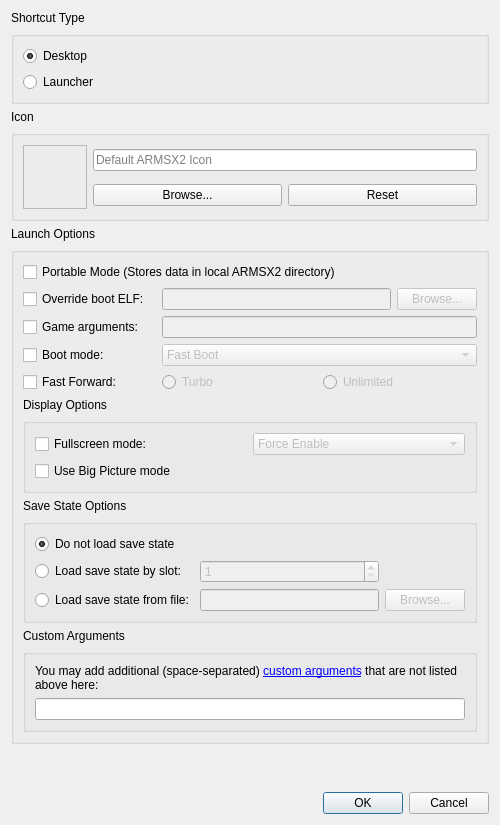
<?xml version="1.0" encoding="UTF-8"?>
<ui version="4.0">
 <class>ShortcutCreationDialog</class>
 <widget class="QDialog" name="ShortcutCreationDialog">
  <property name="windowModality">
   <enum>Qt::WindowModality::ApplicationModal</enum>
  </property>
  <property name="geometry">
   <rect>
    <x>0</x>
    <y>0</y>
    <width>500</width>
    <height>825</height>
   </rect>
  </property>
  <layout class="QGridLayout" name="shortcutLayout">
   <item row="6" column="0" colspan="2">
    <widget class="QGroupBox" name="launchArgsGroup">
     <property name="title">
      <string/>
     </property>
     <layout class="QGridLayout" name="gridLayout">
      <item row="12" column="0" colspan="4">
       <widget class="QGroupBox" name="customArgsGroup">
        <property name="title">
         <string/>
        </property>
        <layout class="QGridLayout" name="customArgsGrid">
         <item row="1" column="0">
          <widget class="QLineEdit" name="customArgsInput"/>
         </item>
         <item row="0" column="0">
          <widget class="QLabel" name="customArgsInstruction">
           <property name="text">
            <string>You may add additional (space-separated) &lt;a href=&quot;https://pcsx2.net/docs/advanced/cli/&quot;&gt;custom arguments&lt;/a&gt; that are not listed above here:</string>
           </property>
           <property name="textFormat">
            <enum>Qt::TextFormat::RichText</enum>
           </property>
           <property name="wordWrap">
            <bool>true</bool>
           </property>
           <property name="openExternalLinks">
            <bool>true</bool>
           </property>
           <property name="textInteractionFlags">
            <set>Qt::TextInteractionFlag::TextBrowserInteraction</set>
           </property>
           <property name="buddy">
            <cstring>customArgsInput</cstring>
           </property>
          </widget>
         </item>
        </layout>
       </widget>
      </item>
      <item row="8" column="0" colspan="4">
       <widget class="QGroupBox" name="displayOptionGroup">
        <property name="title">
         <string/>
        </property>
        <layout class="QGridLayout" name="displayOptionGrid">
         <item row="0" column="0">
          <widget class="QCheckBox" name="fullscreenMode">
           <property name="text">
            <string>Fullscreen mode:</string>
           </property>
          </widget>
         </item>
         <item row="0" column="1">
          <widget class="QComboBox" name="fullscreenModeDropdown">
           <property name="enabled">
            <bool>false</bool>
           </property>
           <item>
            <property name="text">
             <string>Force Enable</string>
            </property>
           </item>
           <item>
            <property name="text">
             <string>Force Disable</string>
            </property>
           </item>
          </widget>
         </item>
         <item row="1" column="0">
          <widget class="QCheckBox" name="bigPictureModeToggle">
           <property name="text">
            <string>Use Big Picture mode</string>
           </property>
          </widget>
         </item>
        </layout>
       </widget>
      </item>
      <item row="5" column="0">
       <widget class="QCheckBox" name="fastForwardOptionToggle">
        <property name="text">
         <string>Fast Forward:</string>
        </property>
       </widget>
      </item>
      <item row="2" column="3">
       <widget class="QPushButton" name="overrideBootELFButton">
        <property name="enabled">
         <bool>false</bool>
        </property>
        <property name="text">
         <string>Browse...</string>
        </property>
       </widget>
      </item>
      <item row="7" column="0">
       <widget class="QLabel" name="displayOptionLabel">
        <property name="text">
         <string>Display Options</string>
        </property>
       </widget>
      </item>
      <item row="4" column="0">
       <widget class="QCheckBox" name="bootOptionToggle">
        <property name="text">
         <string>Boot mode:</string>
        </property>
       </widget>
      </item>
      <item row="0" column="0" colspan="3">
       <widget class="QCheckBox" name="portableModeToggle">
        <property name="text">
         <string>Portable Mode (Stores data in local ARMSX2 directory)</string>
        </property>
       </widget>
      </item>
      <item row="3" column="2" colspan="2">
       <widget class="QLineEdit" name="gameArgs">
        <property name="enabled">
         <bool>false</bool>
        </property>
       </widget>
      </item>
      <item row="11" column="0">
       <widget class="QLabel" name="customArgsLabel">
        <property name="text">
         <string>Custom Arguments</string>
        </property>
        <property name="buddy">
         <cstring>customArgsInput</cstring>
        </property>
       </widget>
      </item>
      <item row="2" column="0">
       <widget class="QCheckBox" name="overrideBootELFToggle">
        <property name="text">
         <string>Override boot ELF:</string>
        </property>
       </widget>
      </item>
      <item row="10" column="0" colspan="4">
       <widget class="QGroupBox" name="saveStateGroup">
        <property name="title">
         <string/>
        </property>
        <layout class="QGridLayout" name="savestateGridLayout">
         <item row="1" column="1">
          <widget class="QSpinBox" name="loadStateIndex">
           <property name="enabled">
            <bool>false</bool>
           </property>
           <property name="showGroupSeparator" stdset="0">
            <bool>false</bool>
           </property>
           <property name="minimum">
            <number>1</number>
           </property>
          </widget>
         </item>
         <item row="2" column="1">
          <widget class="QLineEdit" name="loadStateFilePath">
           <property name="enabled">
            <bool>false</bool>
           </property>
          </widget>
         </item>
         <item row="0" column="0">
          <widget class="QRadioButton" name="loadStateNone">
           <property name="text">
            <string>Do not load save state</string>
           </property>
           <property name="checked">
            <bool>true</bool>
           </property>
          </widget>
         </item>
         <item row="1" column="0">
          <widget class="QRadioButton" name="loadStateIndexToggle">
           <property name="text">
            <string>Load save state by slot:</string>
           </property>
          </widget>
         </item>
         <item row="2" column="0">
          <widget class="QRadioButton" name="loadStateFileToggle">
           <property name="text">
            <string>Load save state from file:</string>
           </property>
          </widget>
         </item>
         <item row="2" column="2">
          <widget class="QPushButton" name="loadStateFileBrowse">
           <property name="enabled">
            <bool>false</bool>
           </property>
           <property name="text">
            <string>Browse...</string>
           </property>
          </widget>
         </item>
        </layout>
       </widget>
      </item>
      <item row="2" column="2">
       <widget class="QLineEdit" name="overrideBootELFPath">
        <property name="enabled">
         <bool>false</bool>
        </property>
       </widget>
      </item>
      <item row="9" column="0">
       <widget class="QLabel" name="saveStateLabel">
        <property name="text">
         <string>Save State Options</string>
        </property>
       </widget>
      </item>
      <item row="3" column="0">
       <widget class="QCheckBox" name="gameArgsToggle">
        <property name="text">
         <string>Game arguments:</string>
        </property>
       </widget>
      </item>
      <item row="5" column="2" colspan="2">
       <layout class="QHBoxLayout" name="horizontalLayout">
        <item>
         <widget class="QRadioButton" name="fastForwardTurboOption">
          <property name="enabled">
           <bool>false</bool>
          </property>
          <property name="text">
           <string>Turbo</string>
          </property>
         </widget>
        </item>
        <item>
         <widget class="QRadioButton" name="fastForwardUnlimitedOption">
          <property name="enabled">
           <bool>false</bool>
          </property>
          <property name="text">
           <string>Unlimited</string>
          </property>
         </widget>
        </item>
       </layout>
      </item>
      <item row="4" column="2" colspan="2">
       <widget class="QComboBox" name="bootOptionDropdown">
        <property name="enabled">
         <bool>false</bool>
        </property>
        <item>
         <property name="text">
          <string>Fast Boot</string>
         </property>
        </item>
        <item>
         <property name="text">
          <string>Full Boot</string>
         </property>
        </item>
       </widget>
      </item>
     </layout>
    </widget>
   </item>
   <item row="1" column="0">
    <widget class="QLabel" name="shortcutTypeLabel">
     <property name="text">
      <string>Shortcut Type</string>
     </property>
    </widget>
   </item>
   <item row="8" column="1">
    <widget class="QDialogButtonBox" name="dialogButtons">
     <property name="standardButtons">
      <set>QDialogButtonBox::StandardButton::Cancel|QDialogButtonBox::StandardButton::Ok</set>
     </property>
     <property name="centerButtons">
      <bool>false</bool>
     </property>
    </widget>
   </item>
   <item row="5" column="0">
    <widget class="QLabel" name="instruction">
     <property name="text">
      <string>Launch Options</string>
     </property>
    </widget>
   </item>
   <item row="2" column="0" colspan="2">
    <widget class="QGroupBox" name="shortcutTypeGroup">
     <property name="title">
      <string/>
     </property>
     <layout class="QGridLayout" name="shortcutTypeLayout">
      <item row="2" column="0">
       <widget class="QRadioButton" name="shortcutStartMenu">
        <property name="text">
         <string>Launcher</string>
        </property>
       </widget>
      </item>
      <item row="1" column="0">
       <widget class="QRadioButton" name="shortcutDesktop">
        <property name="text">
         <string>Desktop</string>
        </property>
        <property name="checked">
         <bool>true</bool>
        </property>
       </widget>
      </item>
     </layout>
    </widget>
   </item>
   <item row="7" column="0">
    <spacer name="verticalSpacer">
     <property name="orientation">
      <enum>Qt::Orientation::Vertical</enum>
     </property>
     <property name="sizeHint" stdset="0">
      <size>
       <width>20</width>
       <height>40</height>
      </size>
     </property>
    </spacer>
   </item>
   <item row="3" column="0">
    <widget class="QLabel" name="iconLabel">
     <property name="text">
      <string>Icon</string>
     </property>
     <property name="buddy">
      <cstring>browseIconButton</cstring>
     </property>
    </widget>
   </item>
   <item row="4" column="0" colspan="2">
    <widget class="QGroupBox" name="iconGroup">
     <property name="title">
      <string/>
     </property>
     <layout class="QGridLayout" name="iconLayout">
      <item row="1" column="2">
       <widget class="QPushButton" name="resetIconButton">
        <property name="toolTip">
         <string>Reset to default application icon</string>
        </property>
        <property name="text">
         <string>Reset</string>
        </property>
       </widget>
      </item>
      <item row="1" column="1">
       <widget class="QPushButton" name="browseIconButton">
        <property name="text">
         <string>Browse...</string>
        </property>
       </widget>
      </item>
      <item row="0" column="0" rowspan="2">
       <widget class="QLabel" name="iconPreview">
        <property name="minimumSize">
         <size>
          <width>64</width>
          <height>64</height>
         </size>
        </property>
        <property name="maximumSize">
         <size>
          <width>64</width>
          <height>64</height>
         </size>
        </property>
        <property name="contextMenuPolicy">
         <enum>Qt::ContextMenuPolicy::NoContextMenu</enum>
        </property>
        <property name="frameShape">
         <enum>QFrame::Shape::StyledPanel</enum>
        </property>
        <property name="frameShadow">
         <enum>QFrame::Shadow::Raised</enum>
        </property>
        <property name="text">
         <string notr="true"/>
        </property>
        <property name="scaledContents">
         <bool>false</bool>
        </property>
        <property name="alignment">
         <set>Qt::AlignmentFlag::AlignCenter</set>
        </property>
        <property name="textInteractionFlags">
         <set>Qt::TextInteractionFlag::NoTextInteraction</set>
        </property>
        <property name="buddy">
         <cstring>iconPath</cstring>
        </property>
       </widget>
      </item>
      <item row="0" column="1" colspan="2">
       <widget class="QLineEdit" name="iconPath">
        <property name="readOnly">
         <bool>true</bool>
        </property>
        <property name="placeholderText">
         <string>Default ARMSX2 Icon</string>
        </property>
       </widget>
      </item>
     </layout>
    </widget>
   </item>
  </layout>
 </widget>
 <tabstops>
  <tabstop>shortcutDesktop</tabstop>
  <tabstop>shortcutStartMenu</tabstop>
  <tabstop>iconPath</tabstop>
  <tabstop>browseIconButton</tabstop>
  <tabstop>resetIconButton</tabstop>
  <tabstop>portableModeToggle</tabstop>
  <tabstop>overrideBootELFToggle</tabstop>
  <tabstop>overrideBootELFPath</tabstop>
  <tabstop>overrideBootELFButton</tabstop>
  <tabstop>gameArgsToggle</tabstop>
  <tabstop>gameArgs</tabstop>
  <tabstop>bootOptionToggle</tabstop>
  <tabstop>bootOptionDropdown</tabstop>
  <tabstop>fastForwardOptionToggle</tabstop>
  <tabstop>fastForwardTurboOption</tabstop>
  <tabstop>fastForwardUnlimitedOption</tabstop>
  <tabstop>fullscreenMode</tabstop>
  <tabstop>fullscreenModeDropdown</tabstop>
  <tabstop>bigPictureModeToggle</tabstop>
  <tabstop>loadStateNone</tabstop>
  <tabstop>loadStateIndexToggle</tabstop>
  <tabstop>loadStateIndex</tabstop>
  <tabstop>loadStateFileToggle</tabstop>
  <tabstop>loadStateFilePath</tabstop>
  <tabstop>loadStateFileBrowse</tabstop>
  <tabstop>customArgsInput</tabstop>
 </tabstops>
 <resources>
  <include location="resources/resources.qrc"/>
 </resources>
 <connections/>
</ui>
